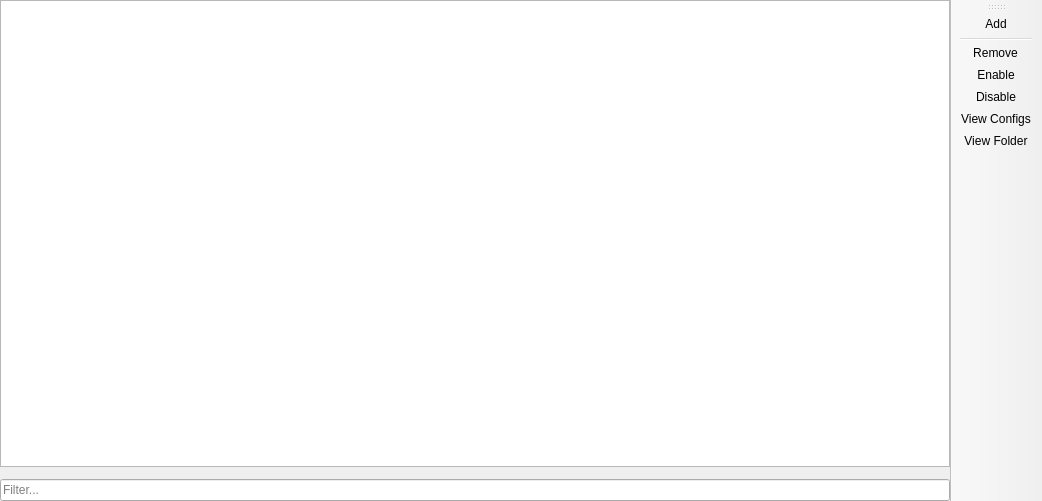
<?xml version="1.0" encoding="UTF-8"?>
<ui version="4.0">
 <class>ExternalResourcesPage</class>
 <widget class="QMainWindow" name="ExternalResourcesPage">
  <property name="geometry">
   <rect>
    <x>0</x>
    <y>0</y>
    <width>1042</width>
    <height>501</height>
   </rect>
  </property>
  <widget class="QWidget" name="centralwidget">
   <layout class="QGridLayout" name="gridLayout">
    <property name="leftMargin">
     <number>0</number>
    </property>
    <property name="topMargin">
     <number>0</number>
    </property>
    <property name="rightMargin">
     <number>0</number>
    </property>
    <property name="bottomMargin">
     <number>0</number>
    </property>
    <item row="4" column="1" colspan="3">
     <layout class="QGridLayout" name="gridLayout_2">
      <item row="0" column="0">
       <widget class="QLineEdit" name="filterEdit">
        <property name="placeholderText">
         <string>Filter...</string>
        </property>
       </widget>
      </item>
     </layout>
    </item>
    <item row="2" column="1" colspan="3">
     <widget class="InfoFrame" name="frame">
      <property name="sizePolicy">
       <sizepolicy hsizetype="Preferred" vsizetype="Minimum">
        <horstretch>0</horstretch>
        <verstretch>0</verstretch>
       </sizepolicy>
      </property>
     </widget>
    </item>
    <item row="1" column="1" colspan="3">
     <widget class="ModListView" name="treeView">
      <property name="sizePolicy">
       <sizepolicy hsizetype="Expanding" vsizetype="Expanding">
        <horstretch>0</horstretch>
        <verstretch>0</verstretch>
       </sizepolicy>
      </property>
      <property name="acceptDrops">
       <bool>true</bool>
      </property>
      <property name="dragDropMode">
       <enum>QAbstractItemView::DropOnly</enum>
      </property>
      <property name="uniformRowHeights">
       <bool>true</bool>
      </property>
     </widget>
    </item>
   </layout>
  </widget>
  <widget class="WideBar" name="actionsToolbar">
   <property name="windowTitle">
    <string>Actions</string>
   </property>
   <property name="toolButtonStyle">
    <enum>Qt::ToolButtonTextOnly</enum>
   </property>
   <property name="useDefaultAction" stdset="0">
    <bool>true</bool>
   </property>
   <attribute name="toolBarArea">
    <enum>RightToolBarArea</enum>
   </attribute>
   <attribute name="toolBarBreak">
    <bool>false</bool>
   </attribute>
   <addaction name="actionAddItem"/>
   <addaction name="separator"/>
   <addaction name="actionRemoveItem"/>
   <addaction name="actionEnableItem"/>
   <addaction name="actionDisableItem"/>
   <addaction name="actionViewConfigs"/>
   <addaction name="actionViewFolder"/>
  </widget>
  <action name="actionAddItem">
   <property name="text">
    <string>&amp;Add</string>
   </property>
   <property name="toolTip">
    <string>Add</string>
   </property>
  </action>
  <action name="actionRemoveItem">
   <property name="text">
    <string>&amp;Remove</string>
   </property>
   <property name="toolTip">
    <string>Remove selected item</string>
   </property>
  </action>
  <action name="actionEnableItem">
   <property name="text">
    <string>&amp;Enable</string>
   </property>
   <property name="toolTip">
    <string>Enable selected item</string>
   </property>
  </action>
  <action name="actionDisableItem">
   <property name="text">
    <string>&amp;Disable</string>
   </property>
   <property name="toolTip">
    <string>Disable selected item</string>
   </property>
  </action>
  <action name="actionViewConfigs">
   <property name="text">
    <string>View &amp;Configs</string>
   </property>
   <property name="toolTip">
    <string>Open the 'config' folder in the system file manager.</string>
   </property>
  </action>
  <action name="actionViewFolder">
   <property name="text">
    <string>View &amp;Folder</string>
   </property>
  </action>
  <action name="actionDownloadItem">
   <property name="enabled">
    <bool>false</bool>
   </property>
   <property name="text">
    <string>&amp;Download</string>
   </property>
   <property name="toolTip">
    <string>Download a new resource</string>
   </property>
  </action>
  <action name="actionVisitItemPage">
   <property name="enabled">
    <bool>false</bool>
   </property>
   <property name="text">
    <string>Visit mod's page</string>
   </property>
   <property name="toolTip">
    <string>Go to mods home page</string>
   </property>
  </action>
  <action name="actionUpdateItem">
   <property name="enabled">
    <bool>true</bool>
   </property>
   <property name="text">
    <string>Check for &amp;Updates</string>
   </property>
   <property name="toolTip">
    <string>Try to check or update all selected resources (all resources if none are selected)</string>
   </property>
  </action>
 </widget>
 <customwidgets>
  <customwidget>
   <class>ModListView</class>
   <extends>QTreeView</extends>
   <header>ui/widgets/ModListView.h</header>
  </customwidget>
  <customwidget>
   <class>InfoFrame</class>
   <extends>QFrame</extends>
   <header>ui/widgets/InfoFrame.h</header>
   <container>1</container>
  </customwidget>
  <customwidget>
   <class>WideBar</class>
   <extends>QToolBar</extends>
   <header>ui/widgets/WideBar.h</header>
  </customwidget>
 </customwidgets>
 <tabstops>
  <tabstop>treeView</tabstop>
  <tabstop>filterEdit</tabstop>
 </tabstops>
 <resources/>
 <connections/>
</ui>
